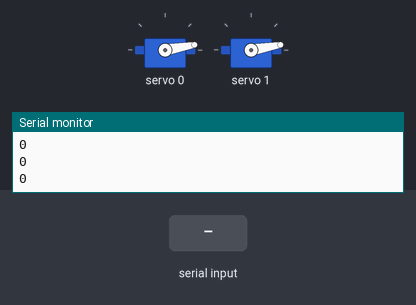
This sketch was run on a simulated Arduino Uno, built with avr-gcc and run on an emulated ATmega328P. Parts: 2 × servo, the last lines printed to the serial monitor. The test bench sets the inputs (shaded band).

Above: at 1.2 s.
1.3 s: "90,45\n" received over Serial
At 3.2 s:
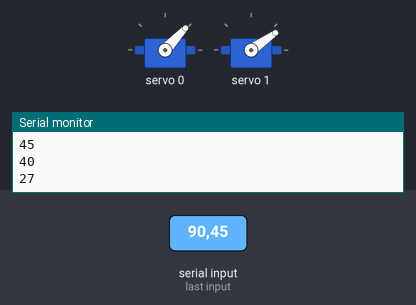
3.5 s: "1,90,45\n" received over Serial
At 5.1 s:
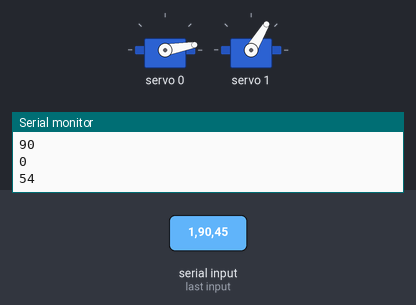
5.5 s: "30,150\n" received over Serial
At 6.9 s:
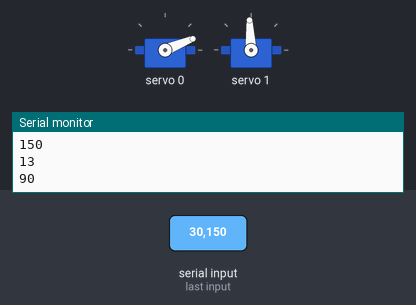
7.5 s: "200\n" received over Serial
At 8.6 s:
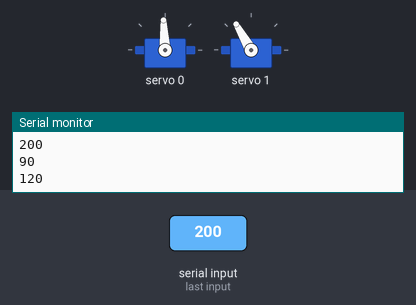
9.5 s: "90\n" received over Serial
At 10.3 s:
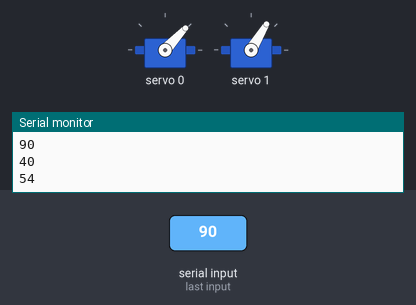
11.5 s: "1,90\n" received over Serial
At 13.2 s:
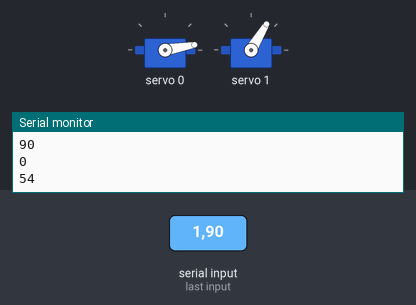
Timing chart, 0 to 14.5 s (numbered marks = the images above; inputs shaded):
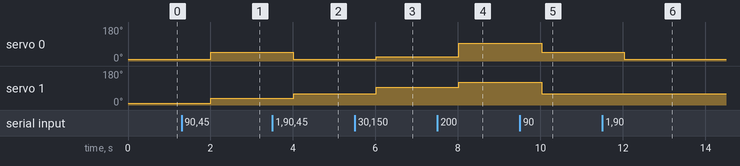

The sketch:

ard_serial.ino
```cpp
#include <Wire.h>
#include <Adafruit_PWMServoDriver.h>

Adafruit_PWMServoDriver pwm = Adafruit_PWMServoDriver();

#define MIN_PULSE_WIDTH       650
#define MAX_PULSE_WIDTH       2350
#define DEFAULT_PULSE_WIDTH   1500
#define FREQUENCY             50

String firstValue,secondValue,data;
int degree1,degree2,commaIndex,secondCommaIndex,xaxis,yaxis;


void setup()
{
  Serial.begin(9600);
  pwm.begin();
  pwm.setPWMFreq(FREQUENCY);

}

void loop()
{
  if(Serial.available()>0)
  {

    data = Serial.readStringUntil('\n');
    Serial.println(data);
  }
  commaIndex = data.indexOf(',');
  secondCommaIndex = data.indexOf(',', commaIndex + 1);

  firstValue = data.substring(0, commaIndex);
  secondValue = data.substring(commaIndex + 1, secondCommaIndex);


  degree1 = firstValue.toInt();
  degree2 = secondValue.toInt();

  Serial.println(degree1);
  Serial.println(degree2);

  xaxis = map(degree1,0,400,0,180);
  Serial.println(xaxis);
  pwm.setPWM(0,0,pulseWidth(xaxis));

  yaxis = map(degree2,0,300,0,180);
  Serial.println(yaxis);
  pwm.setPWM(1,0,pulseWidth(yaxis));

  delay(1000);


}


int pulseWidth(int angle)
{
  int pulse_wide, analog_value;
  pulse_wide   = map(angle, 0, 180, MIN_PULSE_WIDTH, MAX_PULSE_WIDTH);
  analog_value = int(float(pulse_wide) / 1000000 * FREQUENCY * 4096);
  return analog_value;
}
```

Measured:
- after the input at 1.3 s, servo 0: 10° → 47° after 0.71 s; servo 1: 10° → 35° after 0.71 s
- after the input at 3.5 s, servo 0: 47° → 10° after 0.51 s; servo 1: 35° → 59° after 0.51 s
- after the input at 5.5 s, servo 0: 10° → 22° after 0.52 s; servo 1: 59° → 93° after 0.52 s
- after the input at 7.5 s, servo 0: 22° → 93° after 0.52 s; servo 1: 93° → 120° after 0.52 s
- after the input at 9.5 s, servo 0: 93° → 47° after 0.53 s; servo 1: 120° → 59° after 0.53 s
- after the input at 11.5 s, servo 0: 47° → 10° after 0.53 s
